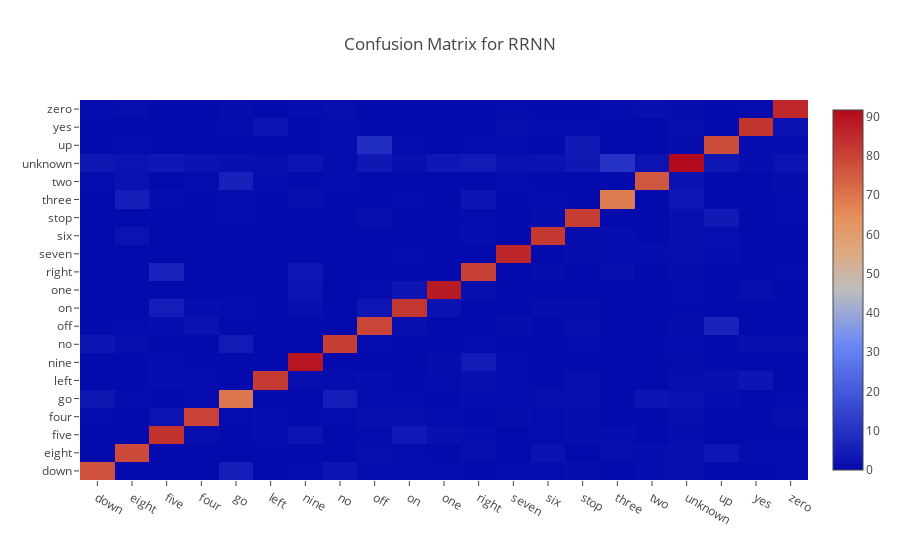

Notebook cell for this chart:
### Code cell
cm = confusion_matrix(truth_labels, c_rrnn_labels)
cm = np.divide(cm, cm.sum(axis=1)) * 100
py.iplot(dict(
    data=[go.Heatmap(z=cm, x=classes, y=classes)],
    layout=go.Layout(title='Confusion Matrix for RRNN')))

### Figure 1 — Plotly figure (JSON) as saved in the notebook; plotly's stock layout.template omitted (floating-point values rounded to 4 significant figures; data arrays with more than 128 entries replaced by an {"elided": "..."} marker saying what was removed)
{"data": [{"type": "heatmap", "x": ["down", "eight", "five", "four", "go", "left", "nine", "no", "off", "on", "one", "right", "seven", "six", "stop", "three", "two", "unknown", "up", "yes", "zero"], "y": ["down", "eight", "five", "four", "go", "left", "nine", "no", "off", "on", "one", "right", "seven", "six", "stop", "three", "two", "unknown", "up", "yes", "zero"], "z": {"elided": "21x21 float values"}}], "layout": {"title": "Confusion Matrix for RRNN"}}
